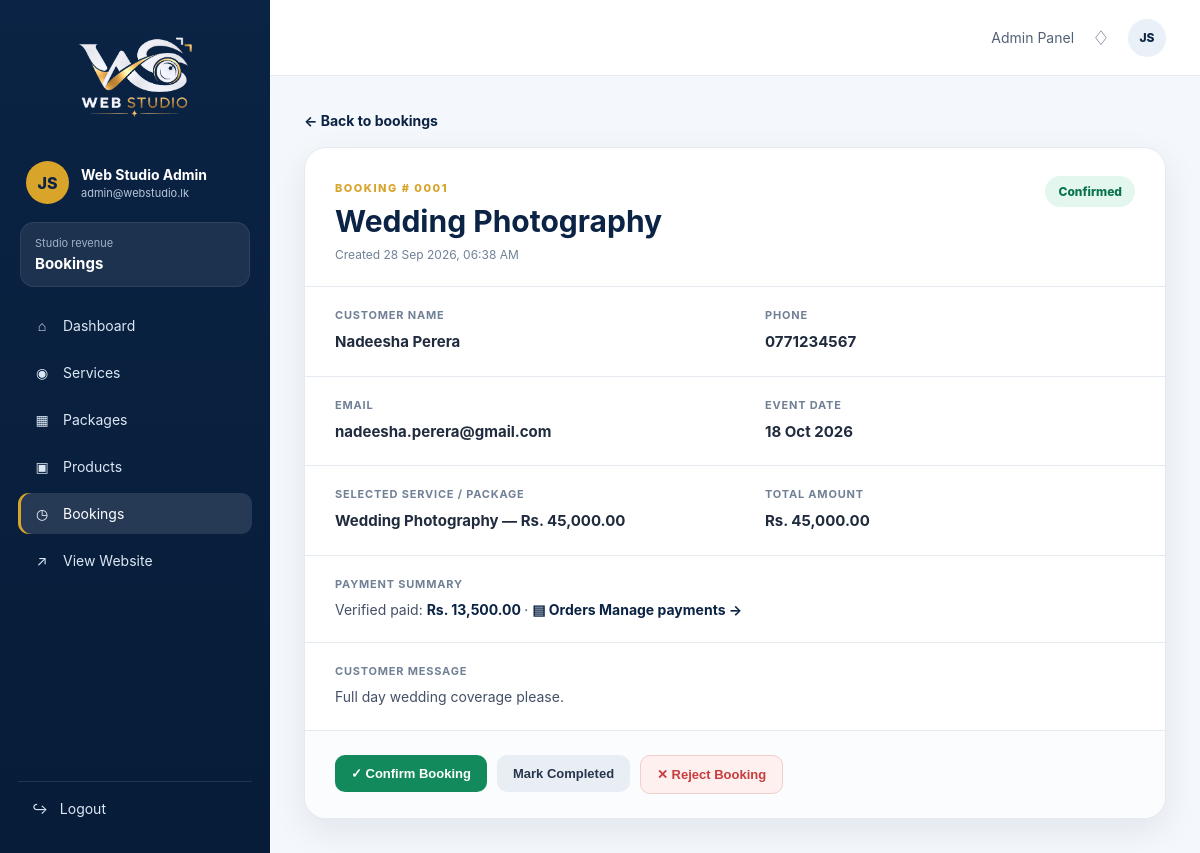
/admin/booking-details.php?id=1 (signed in), run on the app's committed database.
### tables this page shows
CREATE TABLE IF NOT EXISTS bookings (
 id INT AUTO_INCREMENT PRIMARY KEY,
 user_id INT DEFAULT NULL,
 name VARCHAR(120) NOT NULL,
 phone VARCHAR(40) NOT NULL,
 email VARCHAR(150),
 event_type VARCHAR(120),
 service_id INT DEFAULT NULL,
 package_id INT DEFAULT NULL,
 event_date DATE,
 start_time TIME DEFAULT NULL,
 end_time TIME DEFAULT NULL,
 location VARCHAR(255) DEFAULT NULL,
 message TEXT,
 status ENUM('pending','confirmed','completed','cancelled') NOT NULL DEFAULT 'pending',
 total_amount DECIMAL(10,2) NOT NULL DEFAULT 0,
 created_at TIMESTAMP DEFAULT CURRENT_TIMESTAMP,
 updated_at TIMESTAMP DEFAULT CURRENT_TIMESTAMP ON UPDATE CURRENT_TIMESTAMP,
 FOREIGN KEY (user_id) REFERENCES users(id) ON DELETE SET NULL,
 FOREIGN KEY (service_id) REFERENCES services(id) ON DELETE SET NULL,
 FOREIGN KEY (package_id) REFERENCES packages(id) ON DELETE SET NULL,
 INDEX idx_bookings_date (event_date),
 INDEX idx_bookings_user (user_id),
 INDEX idx_bookings_status (status)
);

### includes/auth.php (called while the page is built, shortened)
<?php
function e(string $value): string
{
    return htmlspecialchars(
        $value,
        ENT_QUOTES,
        'UTF-8'
    );
}
?>

### admin/booking-details.php (the view, shortened to what this page needs)
<?php
require_once '../includes/auth.php';
$id = (int) ($_GET['id'] ?? 0);
$st = mysqli_prepare(
    $conn,
    "SELECT
        b.*,
        GROUP_CONCAT(
            CONCAT(bs.item_name, ' — Rs. ', FORMAT(bs.price, 2))
            ORDER BY bs.id
            SEPARATOR '||'
        ) items
     FROM bookings b
     LEFT JOIN booking_services bs ON bs.booking_id = b.id
     WHERE b.id = ?
     GROUP BY b.id
     LIMIT 1"
);
mysqli_stmt_bind_param($st, 'i', $id);
mysqli_stmt_execute($st);
$b = mysqli_fetch_assoc(mysqli_stmt_get_result($st));
$paidTotal = (float) (
    mysqli_fetch_row(
        mysqli_query(
            $conn,
            "SELECT COALESCE(SUM(amount), 0)
             FROM payments
             WHERE booking_id = " . $id . "
             AND status = 'paid'"
        )
    )[0] ?? 0
);
$status = $b['status'];
?>
<!doctype html>
<html lang="en">
<head>
</head>
<body>
<div class="app-shell">
    <aside class="sidebar">
        <div class="brand-box">
            <img
                src="../assets/images/logo-light.png"
                alt="Web Studio"
            >
        </div>
        <div class="profile-mini">
            <div class="avatar">
                JS
            </div>
            <div>
                <strong>
                    <?= e($_SESSION['admin']['name'] ?? 'Admin') ?>
                </strong>
                <small>
                    <?= e($_SESSION['admin']['email'] ?? 'Administrator') ?>
                </small>
            </div>
        </div>
        <div class="side-balance">
            <span>
                Studio revenue
            </span>
            <strong>
                Bookings
            </strong>
        </div>
        <nav>
            <a href="index.php">
                <span>⌂</span>
                Dashboard
            </a>
            <a href="services.php">
                <span>◉</span>
                Services
            </a>
            <a href="packages.php">
                <span>▦</span>
                Packages
            </a>
            <a href="products.php">
                <span>▣</span>
                Products
            </a>
            <a class="active" href="bookings.php">
                <span>◷</span>
                Bookings
            </a>
            <a href="../index.php" target="_blank">
                <span>↗</span>
                View Website
            </a>
        </nav>
        <a class="logout-link" href="logout.php">
            ↪ &nbsp; Logout
        </a>
    </aside>
    <main class="dashboard-main">
        <header class="topbar">
            <div class="top-actions">
                <span>
                    Admin Panel
                </span>
                <span class="bell">
                    ♢
                </span>
                <span class="top-avatar">
                    JS
                </span>
            </div>
        </header>
        <section class="content">
            <div class="details-admin">
                <a
                    class="back-admin"
                    href="bookings.php"
                >
                    ← Back to bookings
                </a>
                <div class="detail-card">
                    <div class="detail-head">
                        <div>
                            <span class="eyebrow">
                                BOOKING #
                                <?= str_pad(
                                    (string) $b['id'],
                                    4,
                                    '0',
                                    STR_PAD_LEFT
                                ) ?>
                            </span>
                            <h1>
                                <?= e(
                                    $b['event_type']
                                    ?: 'Photography Booking'
                                ) ?>
                            </h1>
                            <span>
                                Created
                                <?= date(
                                    'd M Y, h:i A',
                                    strtotime($b['created_at'])
                                ) ?>
                            </span>
                        </div>
                        <span class="status <?= e($status) ?>">
                            <?= ucfirst(e($status)) ?>
                        </span>
                    </div>
                    <div class="detail-grid">
                        <div class="detail-item">
                            <small>
                                Customer name
                            </small>
                            <strong>
                                <?= e($b['name']) ?>
                            </strong>
                        </div>
                        <div class="detail-item">
                            <small>
                                Phone
                            </small>
                            <strong>
                                <?= e($b['phone']) ?>
                            </strong>
                        </div>
                        <div class="detail-item">
                            <small>
                                Email
                            </small>
                            <strong>
                                <?= e($b['email'] ?: '—') ?>
                            </strong>
                        </div>
                        <div class="detail-item">
                            <small>
                                Event date
                            </small>
                            <strong>
                                <?= $b['event_date']
                                    ? date(
                                        'd M Y',
                                        strtotime($b['event_date'])
                                    )
                                    : '—'
                                ?>
                            </strong>
                        </div>
                        <div class="detail-item">
                            <small>
                                Selected service / package
                            </small>
                            <strong>
                                <?php
                                foreach (
                                    explode(
                                        '||',
                                        $b['items'] ?: 'Photography'
                                    ) as $item
                                ):
                                ?>
                                    <?= e($item) ?><br>
                                <?php endforeach; ?>
                            </strong>
                        </div>
                        <div class="detail-item">
                            <small>
                                Total amount
                            </small>
                            <strong>
                                Rs.
                                <?= number_format(
                                    (float) $b['total_amount'],
                                    2
                                ) ?>
                            </strong>
                        </div>
                    </div>
                    <div class="detail-message">
                        <small>
                            Payment summary
                        </small>
                        <p>
                            Verified paid:
                            <strong>
                                Rs.
                                <?= number_format(
                                    $paidTotal,
                                    2
                                ) ?>
                            </strong>
                            ·
                            <a href="orders.php">
                <span>▤</span> Orders
            </a>
            <a href="payments.php">
                                Manage payments →
                            </a>
                        </p>
                    </div>
                    <div class="detail-message">
                        <small>
                            Customer message
                        </small>
                        <p>
                            <?= nl2br(
                                e(
                                    $b['message']
                                    ?: 'No additional message.'
                                )
                            ) ?>
                        </p>
                    </div>
                    <div class="admin-actions">
                        <form
                            method="post"
                            action="bookings.php"
                        >
                            <button
                                class="confirm"
                                type="submit"
                            >
                                ✓ Confirm Booking
                            </button>
                        </form>
                        <form
                            method="post"
                            action="bookings.php"
                        >
                            <button type="submit">
                                Mark Completed
                            </button>
                        </form>
                        <form
                            method="post"
                            action="bookings.php"
                            onsubmit="return confirm('Reject this booking?')"
                        >
                            <button
                                class="reject"
                                type="submit"
                            >
                                ✕ Reject Booking
                            </button>
                        </form>
                    </div>
                </div>
            </div>
        </section>
    </main>
</div>
</body><?php
require_once '../includes/auth.php';
?>
<!doctype html>
<html lang="en">
<head>

### data on the page
bookings: id "0001", event_type "Wedding Photography", created_at "28 Sep 2026, 06:38 AM", status "Confirmed", name "Nadeesha Perera", phone "0771234567", email "nadeesha.perera@gmail.com", event_date "18 Oct 2026", item "Wedding Photography — Rs. 45,000.00", total_amount "45,000.00", message "Full day wedding coverage please."

### other printed values
$_SESSION['admin']['name'] "Web Studio Admin"
$_SESSION['admin']['email'] "admin@webstudio.lk"
$paidTotal "13,500.00"
